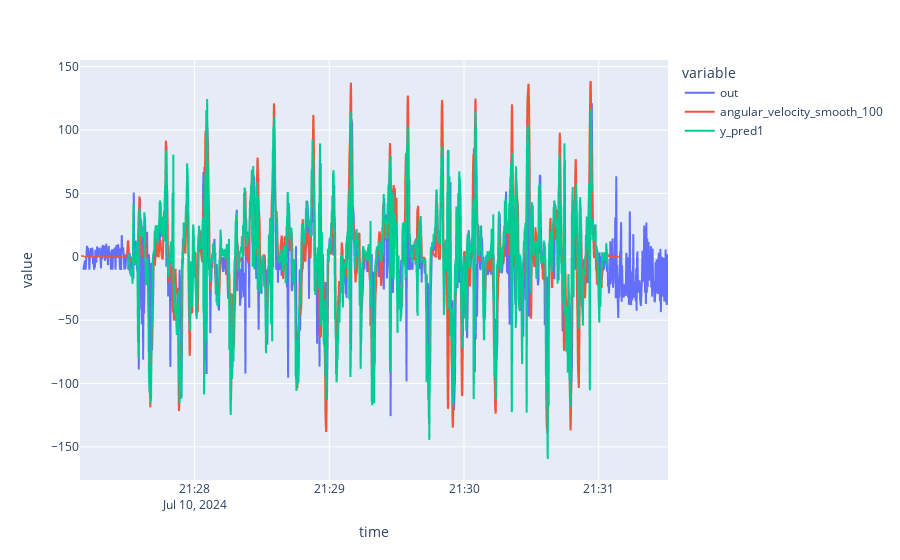

Notebook cell for this chart:
### Code cell
px.line(pd.concat([mdf, cdf]), x='time', y=['out', 'angular_velocity_smooth_100', 'y_pred1'])

### Figure 1 — Plotly figure (JSON) as saved in the notebook; plotly's stock layout.template omitted (floating-point values rounded to 4 significant figures; data arrays with more than 128 entries replaced by an {"elided": "..."} marker saying what was removed)
{"data": [{"hovertemplate": "variable=out<br>time=%{x}<br>value=%{y}<extra></extra>", "legendgroup": "out", "line": {"color": "#636efa", "dash": "solid"}, "marker": {"symbol": "circle"}, "mode": "lines", "name": "out", "showlegend": true, "type": "scattergl", "x": {"elided": "4771 str values"}, "xaxis": "x", "y": {"elided": "4771 float values"}, "yaxis": "y"}, {"hovertemplate": "variable=angular_velocity_smooth_100<br>time=%{x}<br>value=%{y}<extra></extra>", "legendgroup": "angular_velocity_smooth_100", "line": {"color": "#EF553B", "dash": "solid"}, "marker": {"symbol": "circle"}, "mode": "lines", "name": "angular_velocity_smooth_100", "showlegend": true, "type": "scattergl", "x": {"elided": "4771 str values"}, "xaxis": "x", "y": {"elided": "4771 float values"}, "yaxis": "y"}, {"hovertemplate": "variable=y_pred1<br>time=%{x}<br>value=%{y}<extra></extra>", "legendgroup": "y_pred1", "line": {"color": "#00cc96", "dash": "solid"}, "marker": {"symbol": "circle"}, "mode": "lines", "name": "y_pred1", "showlegend": true, "type": "scattergl", "x": {"elided": "4771 str values"}, "xaxis": "x", "y": {"elided": "4771 float values"}, "yaxis": "y"}], "layout": {"legend": {"title": {"text": "variable"}, "tracegroupgap": 0}, "margin": {"t": 60}, "xaxis": {"anchor": "y", "domain": [0, 1], "title": {"text": "time"}}, "yaxis": {"anchor": "x", "domain": [0, 1], "title": {"text": "value"}}}}
